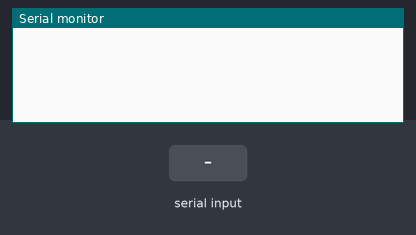
A sketch run on a simulated Arduino Uno, built with avr-gcc and run on an emulated ATmega328P. Shown: the last lines printed to the serial monitor. Inputs (shaded band) come from the test bench.

Above: at 1.2 s.
1.3 s: "90,45\n" received over Serial
At 1.9 s:
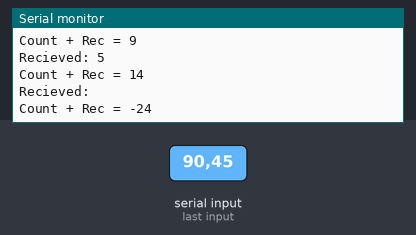
2.8 s: "30,150\n" received over Serial
At 3.5 s:
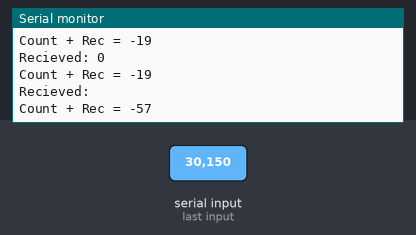
Timing chart, 0 to 5.8 s (numbered marks = the images above; inputs shaded):
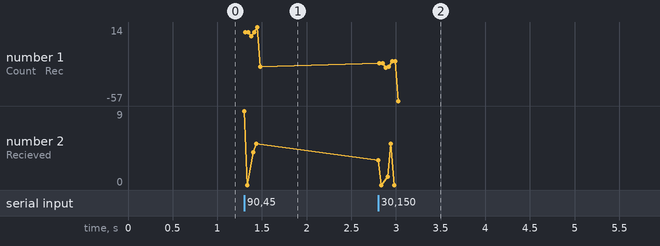

The sketch:

Lab_2_Example.ino
```cpp
int count = 0;
char buf[5];

void setup() {
  Serial.begin(9000);
}

void loop() {
  if(Serial.available()){
    char rec;
    rec = Serial.read();
    Serial.print("Recieved: ");
    Serial.println(rec);
    count = count + (rec - '0');
    Serial.print("Count + Rec = ");
    Serial.println(count);
  }

  // if(Serial.available()){
  //   char rec;
  //   rec = Serial.read();
  //   buf[count] = rec;
  //   count++;
  //   if (count == 5)
  //     count = ;0
  //   Serial.print("recieved: ");
  //   Serial.println(buf);
  // }

  // if(Serial.available()){
  //   char rec;
  //   rec = Serial.read();
  //   Serial.print("recieved: ");
  //   Serial.println(rec;
  // }

  // count = Serial.available();
  // Serial.println("Count = ");
  // Serial.println(count);
  // delay(2000);
}
```

Measured:
- after the input at 1.3 s, the serial monitor: prints a new line at once (image 1)
- after the input at 2.8 s, the serial monitor: prints a new line at once (image 2)
- plotted number 1: -24 → -57 after the input at 2.8 s
